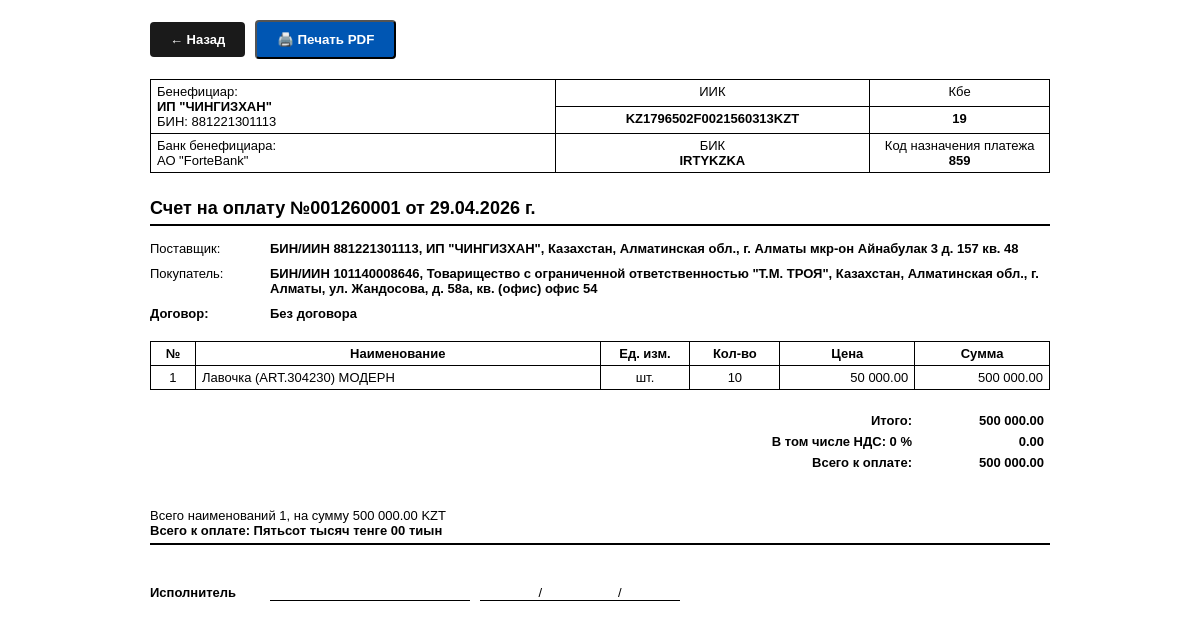
The page /print/001260001 on the database its author committed.
### tables this page shows
CREATE TABLE settings (key TEXT PRIMARY KEY, value TEXT);

CREATE TABLE invoices (id TEXT PRIMARY KEY, client_id TEXT, date TEXT, subtotal REAL, vat_rate REAL, vat_amount REAL, total REAL, status INTEGER DEFAULT 0, knp TEXT DEFAULT "859", markup REAL DEFAULT 0);

CREATE TABLE clients (id TEXT PRIMARY KEY, name TEXT, bin TEXT, contact TEXT, address TEXT);

CREATE TABLE invoice_items (id INTEGER PRIMARY KEY AUTOINCREMENT, invoice_id TEXT, item TEXT, unit TEXT, qty REAL, price REAL, total REAL);

### app.py (the view)
@app.route('/print/<id>')
def print_invoice(id):
    with sqlite3.connect(DB_NAME) as conn:
        c = conn.cursor()
        inv = c.execute("SELECT id, client_id, date, subtotal, vat_rate, vat_amount, total, status, knp FROM invoices WHERE id=?", (id,)).fetchone()
        items = c.execute("SELECT * FROM invoice_items WHERE invoice_id=?", (id,)).fetchall()
        client = c.execute("SELECT * FROM clients WHERE id=?", (inv[1],)).fetchone()
        s = {r[0]: r[1] for r in c.execute("SELECT * FROM settings").fetchall()}
    return render_template('print_invoice.html', inv=inv, items=items, client=client, s=s, sum_words=num2words_ru(inv[6]))

### templates/print_invoice.html (shortened to what this page needs)
<!DOCTYPE html>
<html lang="ru">
<head>
</head>
<body>
    <div class="no-print"><a href="/invoices" class="btn">← Назад</a><button onclick="window.print()" class="btn" style="background:#0056b3; margin-left: 10px;">🖨️ Печать PDF</button></div>
    <table class="b-table">
        <tr><td rowspan="2" style="width: 45%;">Бенефициар:<br><span class="bold">{{ s.company_name }}</span><br>БИН: {{ s.company_bin }}</td><td class="text-center" style="width: 35%;">ИИК</td><td class="text-center" style="width: 20%;">Кбе</td></tr>
        <tr><td class="text-center bold">{{ s.company_iban }}</td><td class="text-center bold">{{ s.company_kbe }}</td></tr>
        <tr><td>Банк бенефициара:<br>{{ s.company_bank }}</td><td class="text-center">БИК<br><span class="bold">{{ s.company_bik }}</span></td><td class="text-center">Код назначения платежа<br><span class="bold">{{ inv[8] }}</span></td></tr>
    </table>
    <div class="header-title">Счет на оплату №{{ inv[0] }} от {{ inv[2] }} г.</div>
    <div class="info-row"><div class="info-label">Поставщик:</div><div class="info-value">БИН/ИИН {{ s.company_bin }}, {{ s.company_name }}, {{ s.company_address }}</div></div>
    <div class="info-row"><div class="info-label">Покупатель:</div><div class="info-value">БИН/ИИН {{ client[2] }}, {{ client[1] }}, {{ client[4] }}</div></div>
    <div class="info-row" style="margin-bottom: 20px;"><div class="info-label bold">Договор:</div><div class="info-value bold">Без договора</div></div>
    <table class="b-table">
        <tr><th class="text-center" style="width: 5%;">№</th><th class="text-center">Наименование</th><th class="text-center" style="width: 10%;">Ед. изм.</th><th class="text-center" style="width: 10%;">Кол-во</th><th class="text-center" style="width: 15%;">Цена</th><th class="text-center" style="width: 15%;">Сумма</th></tr>
        {% for item in items %}
        <tr>
            <td class="text-center">{{ loop.index }}</td>
            <td>{{ item[2] }}</td>
            <td class="text-center">{{ item[3] }}</td>
            <td class="text-center">{{ '{:g}'.format(item[4]) }}</td>
            <td class="text-right">{{ '{:,.2f}'.format(item[5]).replace(',', ' ') }}</td>
            <td class="text-right">{{ '{:,.2f}'.format(item[6]).replace(',', ' ') }}</td>
        </tr>
        {% endfor %}
    </table>
    <table class="totals">
        <tr><td class="text-right bold">Итого:</td><td class="text-right bold" style="width: 120px;">{{ '{:,.2f}'.format(inv[3]).replace(',', ' ') }}</td></tr>
        <tr><td class="text-right bold">В том числе НДС: {{ '{:g}'.format(inv[4]) }} %</td><td class="text-right bold">{{ '{:,.2f}'.format(inv[5]).replace(',', ' ') }}</td></tr>
        <tr><td class="text-right bold">Всего к оплате:</td><td class="text-right bold">{{ '{:,.2f}'.format(inv[6]).replace(',', ' ') }}</td></tr>
    </table>
    <div style="margin-top: 15px; border-bottom: 2px solid #000; padding-bottom: 5px;">
        <div>Всего наименований {{ items|length }}, на сумму {{ '{:,.2f}'.format(inv[6]).replace(',', ' ') }} KZT</div>
        <div class="bold">Всего к оплате: {{ sum_words }}</div>
    </div>
    <div style="margin-top: 40px; display: flex;">
        <div class="bold" style="width: 120px;">Исполнитель</div><div style="flex: 1; border-bottom: 1px solid #000; margin-right: 10px; max-width: 200px;"></div><div style="flex: 1; border-bottom: 1px solid #000; max-width: 200px; text-align: center;">/&nbsp;&nbsp;&nbsp;&nbsp;&nbsp;&nbsp;&nbsp;&nbsp;&nbsp;&nbsp;&nbsp;&nbsp;&nbsp;&nbsp;&nbsp;&nbsp;&nbsp;&nbsp;&nbsp;&nbsp;&nbsp;/</div>
    </div>
</body>
</html>

### templates/print_invoice.html (style rules this page uses)
body { font-family: Arial, sans-serif; font-size: 13px; color: #000; padding: 20px; background: #fff; max-width: 900px; margin: 0 auto; }
table { width: 100%; border-collapse: collapse; margin-bottom: 20px; }
.b-table td, .b-table th { border: 1px solid #000; padding: 4px 6px; vertical-align: top; }
.text-center { text-align: center; }
.text-right { text-align: right; }
.bold { font-weight: bold; }
.header-title { font-size: 18px; font-weight: bold; margin: 25px 0 15px 0; border-bottom: 2px solid #000; padding-bottom: 5px; }
.info-row { display: flex; margin-bottom: 10px; }
.info-label { width: 120px; }
.info-value { flex: 1; font-weight: bold; }
.totals { width: 400px; float: right; }
.totals td { padding: 3px 6px; }
.btn { background: #1a1a1a; color: #fff; padding: 10px 20px; text-decoration: none; border-radius: 4px; display: inline-block; margin-bottom: 20px; font-weight: bold; }

### rows shown on the page
settings: company_name "ИП \"ЧИНГИЗХАН\""
settings: company_bin "881221301113"
settings: company_iban "KZ1796502F0021560313KZT"
settings: company_kbe "19"
settings: company_bank "АО \"ForteBank\""
settings: company_bik "IRTYKZKA"
invoices: knp "859", id "001260001", date "29.04.2026", subtotal "500 000.00", vat_rate "0", vat_amount "0.00", total "500 000.00"
settings: company_address "Казахстан, Алматинская обл., г. Алматы мкр-он Айнабулак 3 д. 157 кв. 48"
clients: bin "101140008646", name "Товарищество с ограниченной ответственностью \"Т.М. ТРОЯ\"", address "Казахстан, Алматинская обл., г. Алматы, ул. Жандосова, д. 58а, кв. (офис) офис 54"
invoice_items: item "Лавочка (ART.304230) МОДЕРН", unit "шт.", qty "10", price "50 000.00", total "500 000.00"

### other values the page prints
{{ items|length }} "1"
{{ sum_words }} "Пятьсот тысяч тенге 00 тиын"
